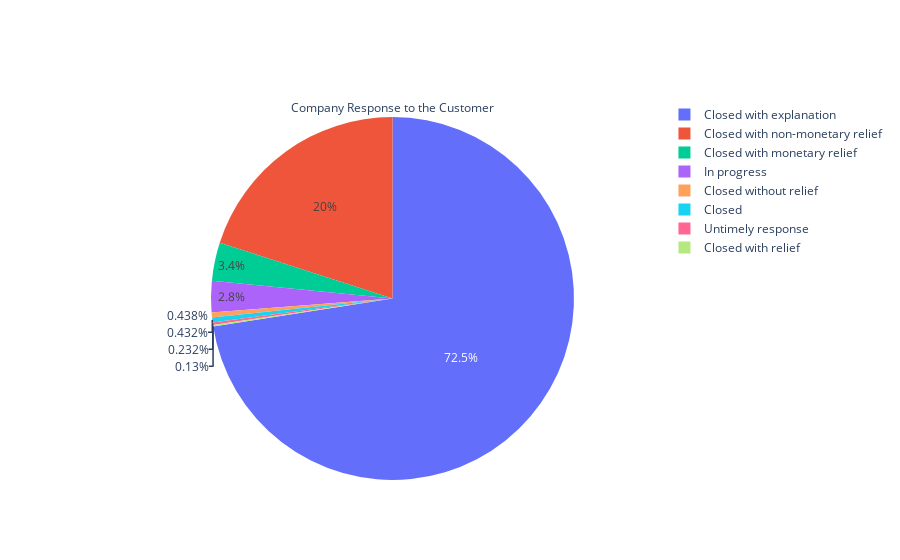

The notebook cell saved with this chart:
### Code cell
grouped = df.groupby(['Company response to consumer']).size()
pie_chart = go.Pie(labels=grouped.index,values=grouped,
                  title='Company Response to the Customer')
iplot([pie_chart])

### Figure 1 — Plotly figure (JSON) as saved in the notebook; plotly's stock layout.template omitted (floating-point values rounded to 4 significant figures)
{"data": [{"labels": ["Closed", "Closed with explanation", "Closed with monetary relief", "Closed with non-monetary relief", "Closed with relief", "Closed without relief", "In progress", "Untimely response"], "title": {"text": "Company Response to the Customer"}, "type": "pie", "values": [17611, 2958525, 138706, 816978, 5304, 17868, 114411, 9459]}], "layout": {}}
